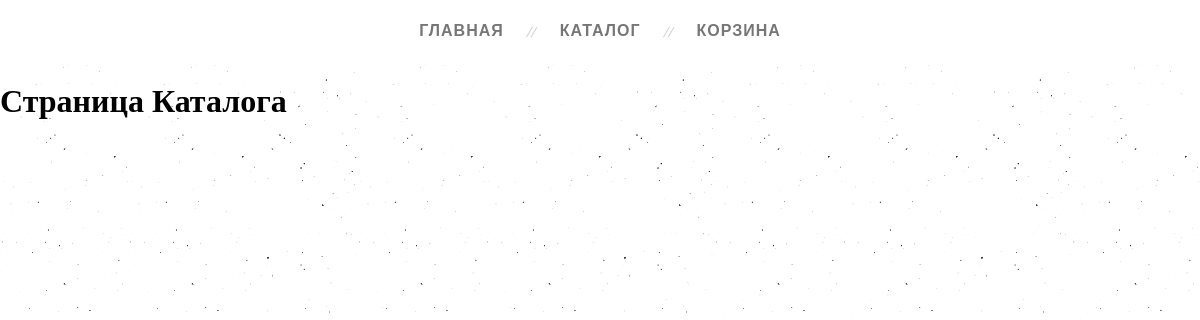
Before: /catalog/category/5/ with the older database file.
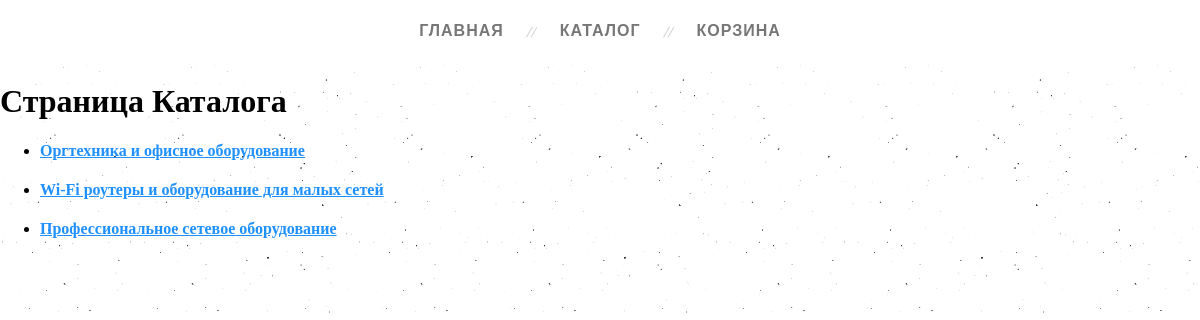
After: the same page with the newer database file.
### myapp/models.py (models this page shows)
class Products(models.Model):
    category = models.ForeignKey(ProductCategory,
                                 on_delete=models.CASCADE)
    name = models.CharField(max_length=200)
    desc = models.TextField(blank=True)
    is_active = models.BooleanField(default=True)
    def __str__(self):
        return self.name

### myapp/views.py (the view)
# urls.py: path('catalog/category/<int:pk>/', myapp.catalog_page, name='catalog_page'),
def catalog_page(request, pk):
    items = Products.objects.filter(category_id=pk)
    context = {
        'items': items,
        'page_title': 'страница каталога'
    }
    return render(request, 'myapp/catalog_page.html', context)

### myapp/templates/myapp/catalog_page.html
{% extends 'myapp/base.html' %}
{% block content %}
    <h1>Страница Каталога</h1>
    <div class="catalog-menu">
        <ul>
            {% for item in items %}
                <li>
                    <h4><a href="#">{{ item }}</a></h4>
                </li>
            {% endfor %}
        </ul>
    </div>
{% endblock %}

Changed rows visible on the page:
added Products: name "Оргтехника и офисное оборудование"
added Products: name "Wi-Fi роутеры и оборудование для малых сетей"
added Products: name "Профессиональное сетевое оборудование"
